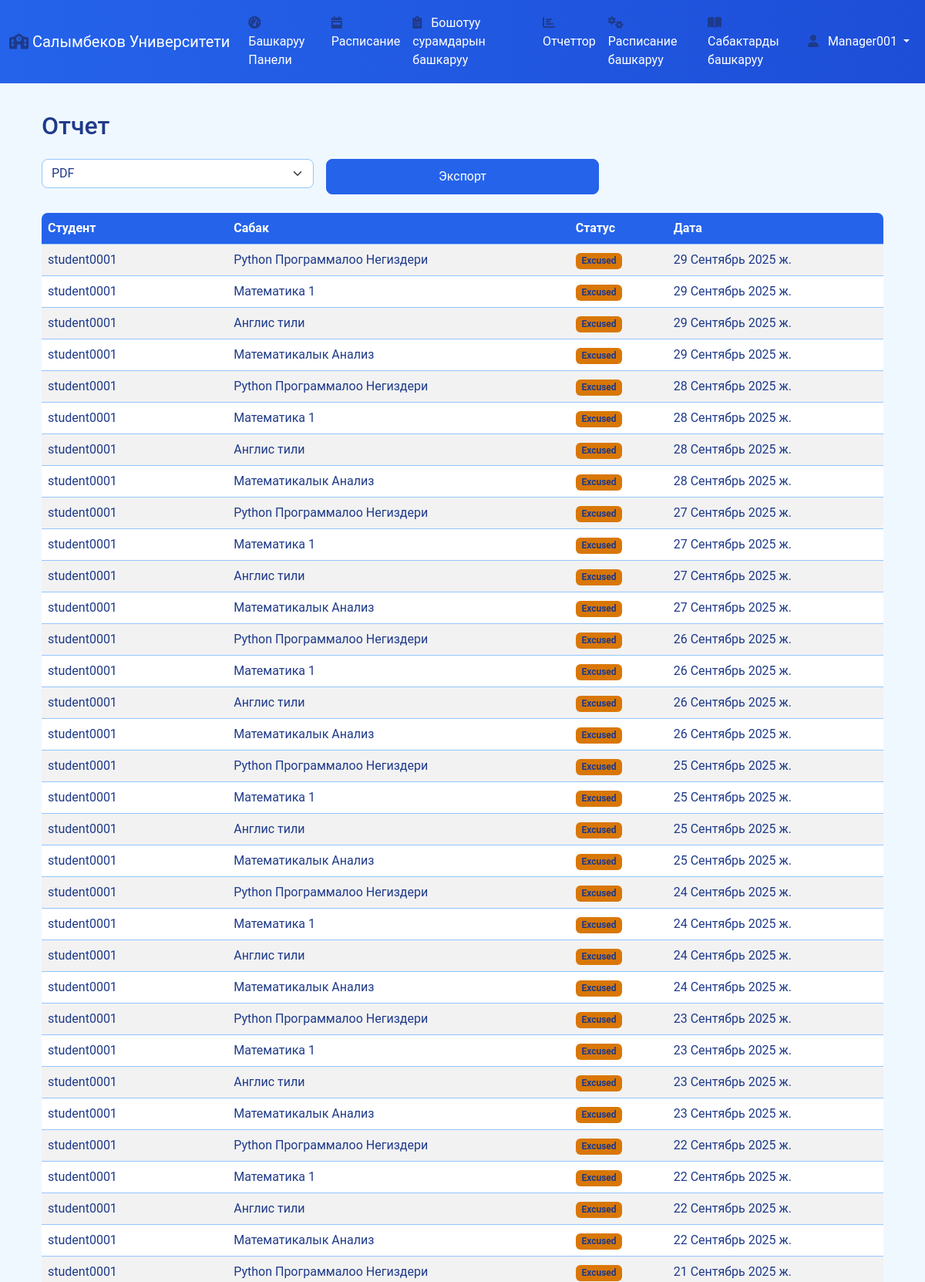
The page /ky/report/ (signed in, upper part) on the database its author committed.
### core/models.py (models this page shows, shortened)
class Attendance(models.Model):
    STATUS_CHOICES = (
        ('Present', 'Катышты'),
        ('Absent', 'Катышкан жок'),
        ('Late', 'Кечикти'),
        ('Excused', 'Уруксат менен жок'),
    )
    student = models.ForeignKey(Student, on_delete=models.CASCADE)
    subject = models.ForeignKey(Subject, on_delete=models.CASCADE)
    schedule = models.ForeignKey(Schedule, on_delete=models.CASCADE, null=True, blank=True)
    date = models.DateField()
    status = models.CharField(max_length=10, choices=STATUS_CHOICES)
    created_by = models.ForeignKey(User, on_delete=models.SET_NULL, null=True, blank=True)
    marked_by_student = models.BooleanField(default=False, verbose_name='Студент тарабынан белгиленди')
    marked_at = models.DateTimeField(auto_now=True, verbose_name='Белгиленген убакыт')
    leave_request = models.ForeignKey(LeaveRequest, on_delete=models.SET_NULL, null=True, blank=True,
                                     verbose_name='Байланышкан бошотуу сурамы')
    class Meta:
        unique_together = ['student', 'subject', 'date']

class Student(models.Model):
    name = models.CharField(max_length=100)
    user = models.OneToOneField(User, on_delete=models.CASCADE, null=True, blank=True)
    course = models.ForeignKey('Course', on_delete=models.SET_NULL, null=True)
    group = models.ForeignKey('Group', on_delete=models.SET_NULL, null=True)
    parents = models.ManyToManyField(UserProfile, blank=True, related_name='parent_profiles')

class Subject(models.Model):
    subject_name = models.CharField(max_length=100)
    teacher = models.ForeignKey(Teacher, on_delete=models.SET_NULL, null=True)
    course = models.ForeignKey(Course, on_delete=models.CASCADE, default=1)  # Дефолт маани катары Course ID 1

### core/views.py (the view, shortened to what this page needs)
# urls.py: path('report/', views.report, name='report'),
@login_required
@user_passes_test(is_admin_or_manager)
def report(request):
    from django.utils import timezone
    from datetime import datetime, timedelta
    import json
    start_date = request.GET.get('start_date')
    end_date = request.GET.get('end_date')
    report_type = request.GET.get('report_type', 'all')  # all, daily, weekly, monthly
    student_id = request.GET.get('student')
    group_id = request.GET.get('group')
    attendances = Attendance.objects.all()
    if start_date:
        try:
            start_date = datetime.strptime(start_date, '%Y-%m-%d').date()
            attendances = attendances.filter(date__gte=start_date)
        except ValueError:
            start_date = None
    if end_date:
        try:
            end_date = datetime.strptime(end_date, '%Y-%m-%d').date()
            attendances = attendances.filter(date__lte=end_date)
        except ValueError:
            end_date = None
    if student_id:
        try:
            attendances = attendances.filter(student_id=student_id)
        except:
            pass
    if group_id:
        try:
            attendances = attendances.filter(student__group_id=group_id)
        except:
            pass
    today = timezone.now().date()
    if report_type == 'daily':
        attendances = attendances.filter(date=today)
    elif report_type == 'weekly':
        week_start = today - timedelta(days=today.weekday())
        attendances = attendances.filter(date__gte=week_start, date__lte=today)
    elif report_type == 'monthly':
        month_start = today.replace(day=1)
        attendances = attendances.filter(date__gte=month_start, date__lte=today)
    total_records = attendances.count()
    present_count = attendances.filter(status='Present').count()
    absent_count = attendances.filter(status='Absent').count()
    late_count = attendances.filter(status='Late').count()
    excused_count = attendances.filter(status='Excused').count()
    attendance_percentage = (present_count / total_records * 100) if total_records > 0 else 0
    group_stats = []
    for group in Group.objects.all():
        group_attendances = attendances.filter(student__group=group)
        group_total = group_attendances.count()
        group_present = group_attendances.filter(status='Present').count()
        group_percentage = (group_present / group_total * 100) if group_total > 0 else 0
        group_stats.append({
            'group': group,
            'total': group_total,
            'present': group_present,
            'percentage': round(group_percentage, 1)
        })
    daily_trend = []
    for i in range(7):
        check_date = today - timedelta(days=i)
        day_attendances = Attendance.objects.filter(date=check_date)
        day_total = day_attendances.count()
        day_present = day_attendances.filter(status='Present').count()
        day_percentage = (day_present / day_total * 100) if day_total > 0 else 0
        daily_trend.append({
            'date': check_date.strftime('%m-%d'),
            'percentage': round(day_percentage, 1),
            'total': day_total
        })
    daily_trend.reverse()  # Хронологиялык тартипте
    from django.db.models import Count
    top_absent_students = Student.objects.annotate(
        absent_count=Count('attendance', filter=Q(attendance__status='Absent'))
    ).filter(absent_count__gt=0).order_by('-absent_count')[:10]
    context = {
        'attendances': attendances.order_by('-date')[:100],  # Show latest 100
        'total_records': total_records,
        'present_count': present_count,
        'absent_count': absent_count,
        'late_count': late_count,
        'excused_count': excused_count,
        'attendance_percentage': round(attendance_percentage, 1),
        'group_stats': group_stats,
        'daily_trend': json.dumps(daily_trend),
        'top_absent_students': top_absent_students,
        'students': Student.objects.all(),
        'groups': Group.objects.all(),
        'start_date': start_date,
        'end_date': end_date,
        'report_type': report_type,
        'student_id': student_id,
        'group_id': group_id,
    }
    return render(request, 'report.html', context)

### attendance_system/context_processors.py (called while the page is built)
def site_config(request):
    try:
        return {
            'SITE_NAME': getattr(settings, 'SITE_NAME', 'Salymbekov University'),
            'UNIVERSITY_INFO': getattr(settings, 'UNIVERSITY_INFO', {}),
            'SYSTEM_CONFIG': getattr(settings, 'SYSTEM_CONFIG', {}),
            'LANGUAGE_CONFIG': getattr(settings, 'LANGUAGE_CONFIG', {}),
            'THEME_CONFIG': getattr(settings, 'THEME_CONFIG', {}),
            'ACADEMIC_CONFIG': getattr(settings, 'ACADEMIC_CONFIG', {}),
            'SOCIAL_MEDIA': getattr(settings, 'SOCIAL_MEDIA', {}),
            'FOOTER_CONFIG': getattr(settings, 'FOOTER_CONFIG', {}),
        }
    except Exception as e:
        return {
            'SITE_NAME': 'Salymbekov University',
            'UNIVERSITY_INFO': {'name': 'Salymbekov University'},
            'SYSTEM_CONFIG': {'version': '1.0.0'},
        }

### core/views.py (called while the page is built)
def is_admin_or_manager(user):
    try:
        return user.userprofile.role in ['ADMIN', 'MANAGER']
    except:
        return False

### templates/report.html (shortened to what this page needs)
{% extends 'base.html' %}
{% load django_bootstrap5 %}
{% block content %}
<div class="container mt-5">
    <h2 class="mb-4">Отчет</h2>
    <form method="POST" class="mb-4">
        <div class="row g-3">
            <div class="col-md-4">
                <select name="format" class="form-select">
                    <option value="pdf">PDF</option>
                </select>
            </div>
            <div class="col-md-4">
                {% bootstrap_button "Экспорт" button_type="submit" button_class="btn-primary w-100" %}
            </div>
        </div>
    </form>
    <div class="table-responsive">
        <table class="table table-hover table-striped">
            <thead class="table-primary">
                <tr>
                    <th>Студент</th>
                    <th>Сабак</th>
                    <th>Статус</th>
                    <th>Дата</th>
                </tr>
            </thead>
            <tbody>
                {% for att in attendances %}
                <tr>
                    <td>{{ att.student.name }}</td>
                    <td>{{ att.subject.subject_name|default:"Н/Д" }}</td>
                    <td>
                        <span class="badge {% if att.status == 'Present' %}bg-success{% elif att.status == 'Absent' %}bg-danger{% else %}bg-warning{% endif %}">
                            {{ att.status }}
                        </span>
                    </td>
                    <td>{{ att.date }}</td>
                </tr>
                {% endfor %}
            </tbody>
        </table>
    </div>
</div>
{% endblock %}

### templates/base.html (shortened to what this page needs)
{% load static %}
{% load i18n %}
<!DOCTYPE html>
<html lang="{% get_current_language as LANGUAGE_CODE %}{{ LANGUAGE_CODE }}">
<head>
    <link href="https://cdn.jsdelivr.net/npm/bootstrap@5.3.0/dist/css/bootstrap.min.css" rel="stylesheet" />
    <link rel="stylesheet" href="{% static 'css/style.css' %}" />
    <link rel="stylesheet" href="https://cdnjs.cloudflare.com/ajax/libs/font-awesome/6.0.0-beta3/css/all.min.css" />
</head>
<body>
    <nav class="navbar navbar-expand-lg navbar-dark bg-primary fixed-top" style="width: 100%;">
        <div class="container-fluid">
            <a class="navbar-brand" href="{% url 'home' %}">
                <i class="fas fa-school"></i>
                {% get_current_language as LANGUAGE_CODE %}
                {% if LANGUAGE_CODE == 'ky' %}{{ UNIVERSITY_INFO.name_ky }}
                {% elif LANGUAGE_CODE == 'ru' %}{{ UNIVERSITY_INFO.name_ru }}
                {% else %}{{ UNIVERSITY_INFO.name_en }}{% endif %}
            </a>
            <div class="collapse navbar-collapse" id="navbarNav">
                <ul class="navbar-nav me-auto mb-2 mb-lg-0">
                    {% if user.is_authenticated %}
                    <li class="nav-item">
                        <a class="nav-link" href="{% url 'dashboard' %}"><i class="fas fa-tachometer-alt"></i> {% trans "Dashboard" %}</a>
                    </li>
                    {% if user.userprofile.role == 'STUDENT' %}
                    <li class="nav-item">
                        <a class="nav-link" href="{% url 'student_schedule' %}"><i class="fas fa-calendar-week"></i> {% trans "My Schedule" %}</a>
                    </li>
                    {% else %}
                    <li class="nav-item">
                        <a class="nav-link" href="{% url 'universal_schedule' %}"><i class="fas fa-calendar-week"></i> {% trans "Schedule" %}</a>
                    </li>
                    {% endif %}
                    {% if user.userprofile.role in 'ADMIN,MANAGER,TEACHER' %}
                    <li class="nav-item">
                        <a class="nav-link" href="{% url 'manage_leave_requests' %}"><i class="fas fa-clipboard-list"></i> {% trans "Manage Leave Requests" %}</a>
                    </li>
                    {% endif %}
                    {% if user.userprofile.role in 'ADMIN,MANAGER' %}
                    <li class="nav-item">
                        <a class="nav-link" href="{% url 'report' %}"><i class="fas fa-chart-bar"></i> {% trans "Reports" %}</a>
                    </li>
                    <li class="nav-item">
                        <a class="nav-link" href="{% url 'manage_schedule' %}"><i class="fas fa-cogs"></i> {% trans "Manage Schedule" %}</a>
                    </li>
                    <li class="nav-item">
                        <a class="nav-link" href="{% url 'manage_subjects' %}"><i class="fas fa-book-open"></i> {% trans "Manage Subjects" %}</a>
                    </li>
                    {% endif %}
                    {% endif %}
                </ul>
                {% if user.is_authenticated %}
                <ul class="navbar-nav ms-auto">
                    <li class="nav-item dropdown">
                        <a class="nav-link dropdown-toggle" href="#" id="userDropdown" role="button" data-bs-toggle="dropdown" aria-expanded="false">
                            <i class="fas fa-user"></i> {{ user.username }}
                        </a>
                    </li>
                </ul>
                {% endif %}
            </div>
        </div>
    </nav>
    <div class="container mt-5 pt-5" style="min-height: 68vh    ;">
        {% block content %}
        {% endblock %}
    </div>
                {% get_current_language as LANGUAGE_CODE %}
</body>
</html>

### static/css/style.css (style rules this page uses)
:root { --bg-color: #ffffff; --bg-primary: #f0f8ff; --bg-secondary: #ffffff; --bg-tertiary: #e6f3ff; --secondary-bg: #f0f8ff; --text-color: #1e3a8a; --text-primary: #1e3a8a; --text-secondary: #3b82f6; --text-muted: #6b7280; --border-color: #93c5fd; --primary-color: #2563eb; --primary-hover: #1d4ed8; --primary-hover-color: #1d4ed8; --button-text-color: #ffffff; --success-color: #059669; --danger-color: #dc2626; --warning-color: #d97706; --info-color: #0891b2; --navbar-bg: linear-gradient(90deg, #2563eb, #1d4ed8); --card-shadow: rgba(37, 99, 235, 0.1); --hover-bg: rgba(37, 99, 235, 0.05); --table-hover: #eff6ff; --dropdown-shadow: rgba(37, 99, 235, 0.15); }
body { font-family: 'Roboto', sans-serif; background-color: var(--bg-primary); color: var(--text-primary); transition: background-color 0.3s ease, color 0.3s ease; }
h1, h2, h3, h4, h5, h6 { color: var(--text-primary); }
p, span, div, label, li, a { color: var(--text-primary); }
.navbar.bg-primary { background: var(--navbar-bg) !important; }
.navbar-brand, .navbar-nav .nav-link { color: var(--button-text-color) !important; }
.navbar-nav .nav-link { padding: 10px 15px; font-size: 1rem; transition: background-color 0.3s, color 0.3s; }
.nav-link i { margin-right: 8px; }
.table { background-color: var(--bg-secondary); color: var(--text-primary); border-radius: 8px; overflow: hidden; }
.table th { background-color: var(--primary-color); color: var(--button-text-color); border-color: var(--border-color); }
.table td { background-color: var(--bg-secondary); border-color: var(--border-color); color: var(--text-primary); }
.table tbody tr { background-color: var(--bg-secondary); color: var(--text-primary); }
.table-striped tbody tr:nth-of-type(odd) { background-color: var(--bg-tertiary); color: var(--text-primary); }
.form-control, .form-select { background-color: var(--bg-secondary); border: 1px solid var(--border-color); color: var(--text-primary); border-radius: 8px; transition: all 0.3s ease; }
.btn-primary { background-color: var(--primary-color); border-color: var(--primary-color); color: var(--button-text-color); border-radius: 8px; padding: 10px 20px; transition: background-color 0.3s; }
.badge.bg-warning { background-color: var(--warning-color) !important; color: var(--text-primary) !important; }
.badge { color: var(--button-text-color) !important; }
a { color: var(--primary-color); text-decoration: none; }
ul, ol, li { color: var(--text-primary); }
em, i { color: var(--text-primary); }

### rows shown on the page
Attendance: student.name "student0001", subject.subject_name "Python Программалоо Негиздери", status "Excused", date "29 Сентябрь 2025 ж."
Attendance: student.name "student0001", subject.subject_name "Математика 1", status "Excused", date "29 Сентябрь 2025 ж."
Attendance: student.name "student0001", subject.subject_name "Англис тили", status "Excused", date "29 Сентябрь 2025 ж."
Attendance: student.name "student0001", subject.subject_name "Математикалык Анализ", status "Excused", date "29 Сентябрь 2025 ж."
Attendance: student.name "student0001", subject.subject_name "Python Программалоо Негиздери", status "Excused", date "28 Сентябрь 2025 ж."
Attendance: student.name "student0001", subject.subject_name "Математика 1", status "Excused", date "28 Сентябрь 2025 ж."
Attendance: student.name "student0001", subject.subject_name "Англис тили", status "Excused", date "28 Сентябрь 2025 ж."
Attendance: student.name "student0001", subject.subject_name "Математикалык Анализ", status "Excused", date "28 Сентябрь 2025 ж."
Attendance: student.name "student0001", subject.subject_name "Python Программалоо Негиздери", status "Excused", date "27 Сентябрь 2025 ж."
Attendance: student.name "student0001", subject.subject_name "Математика 1", status "Excused", date "27 Сентябрь 2025 ж."
Attendance: student.name "student0001", subject.subject_name "Англис тили", status "Excused", date "27 Сентябрь 2025 ж."
Attendance: student.name "student0001", subject.subject_name "Математикалык Анализ", status "Excused", date "27 Сентябрь 2025 ж."
Attendance: student.name "student0001", subject.subject_name "Python Программалоо Негиздери", status "Excused", date "26 Сентябрь 2025 ж."
Attendance: student.name "student0001", subject.subject_name "Математика 1", status "Excused", date "26 Сентябрь 2025 ж."
Attendance: student.name "student0001", subject.subject_name "Англис тили", status "Excused", date "26 Сентябрь 2025 ж."
Attendance: student.name "student0001", subject.subject_name "Математикалык Анализ", status "Excused", date "26 Сентябрь 2025 ж."
Attendance: student.name "student0001", subject.subject_name "Python Программалоо Негиздери", status "Excused", date "25 Сентябрь 2025 ж."
Attendance: student.name "student0001", subject.subject_name "Математика 1", status "Excused", date "25 Сентябрь 2025 ж."
Attendance: student.name "student0001", subject.subject_name "Англис тили", status "Excused", date "25 Сентябрь 2025 ж."
Attendance: student.name "student0001", subject.subject_name "Математикалык Анализ", status "Excused", date "25 Сентябрь 2025 ж."
Attendance: student.name "student0001", subject.subject_name "Python Программалоо Негиздери", status "Excused", date "24 Сентябрь 2025 ж."
Attendance: student.name "student0001", subject.subject_name "Математика 1", status "Excused", date "24 Сентябрь 2025 ж."
Attendance: student.name "student0001", subject.subject_name "Англис тили", status "Excused", date "24 Сентябрь 2025 ж."
Attendance: student.name "student0001", subject.subject_name "Математикалык Анализ", status "Excused", date "24 Сентябрь 2025 ж."
Attendance: student.name "student0001", subject.subject_name "Python Программалоо Негиздери", status "Excused", date "23 Сентябрь 2025 ж."
Attendance: student.name "student0001", subject.subject_name "Математика 1", status "Excused", date "23 Сентябрь 2025 ж."
Attendance: student.name "student0001", subject.subject_name "Англис тили", status "Excused", date "23 Сентябрь 2025 ж."
Attendance: student.name "student0001", subject.subject_name "Математикалык Анализ", status "Excused", date "23 Сентябрь 2025 ж."
Attendance: student.name "student0001", subject.subject_name "Python Программалоо Негиздери", status "Excused", date "22 Сентябрь 2025 ж."
Attendance: student.name "student0001", subject.subject_name "Математика 1", status "Excused", date "22 Сентябрь 2025 ж."
Attendance: student.name "student0001", subject.subject_name "Англис тили", status "Excused", date "22 Сентябрь 2025 ж."
Attendance: student.name "student0001", subject.subject_name "Математикалык Анализ", status "Excused", date "22 Сентябрь 2025 ж."
Attendance: student.name "student0001", subject.subject_name "Python Программалоо Негиздери", status "Excused", date "21 Сентябрь 2025 ж."

### other values the page prints
{{ UNIVERSITY_INFO.name_ky }} "Салымбеков Университети"
{{ user.username }} "Manager001"
